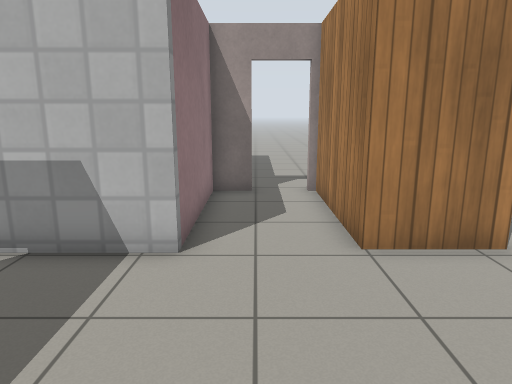
View 1 (above)

23 first-person views from a walk through a robot-simulator world made for Gazebo. The camera is 1.2 m above the floor, tilts 12° down and sees 70° across. The floor is counted in squares, 0.5 m on a side. Each view is taken from the middle of a square. On the plan, view 1 faces up. The plan holds only what a view shows up to about 20 squares ahead; the rest is blank. Simple patterns stand in for the simulator's built-in surfaces.

View 2
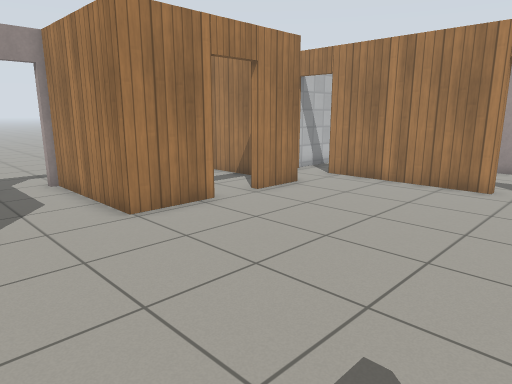

View 3
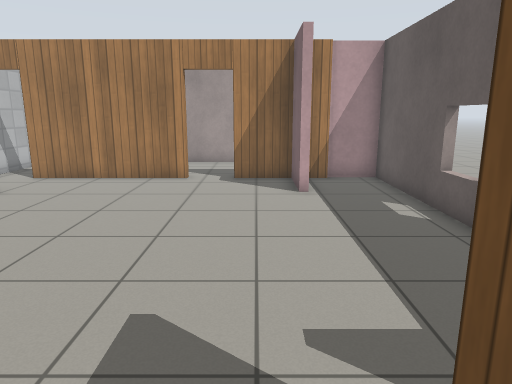

View 4
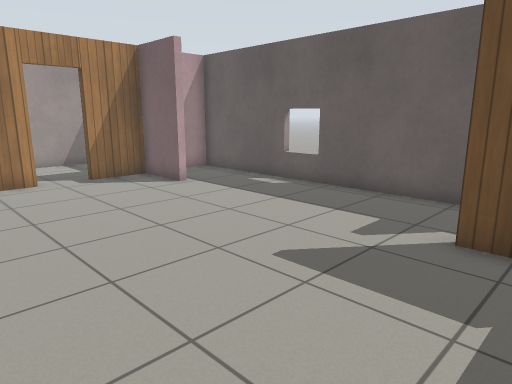

View 5
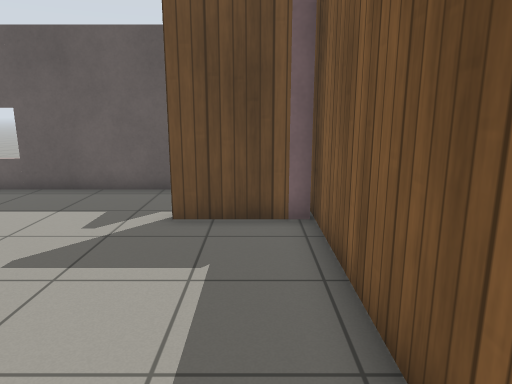

View 6
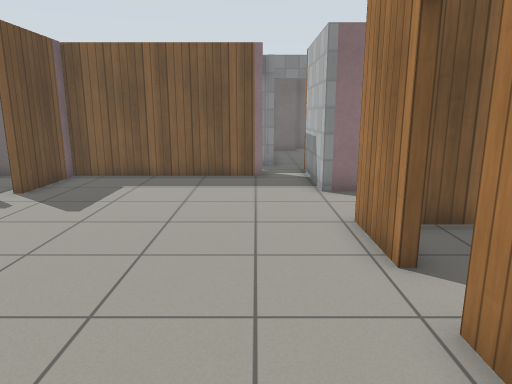

View 7
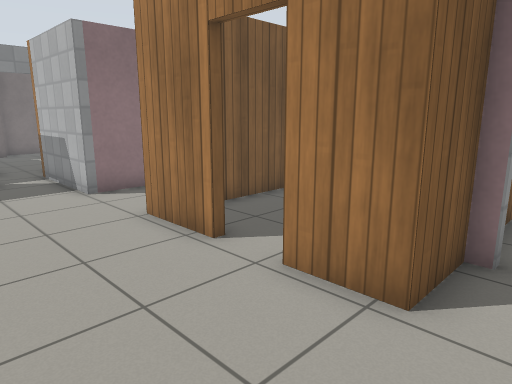

View 8
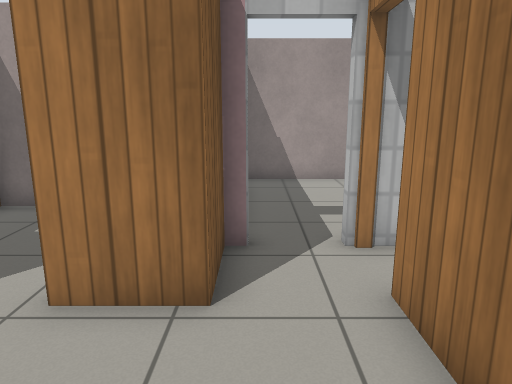

View 9
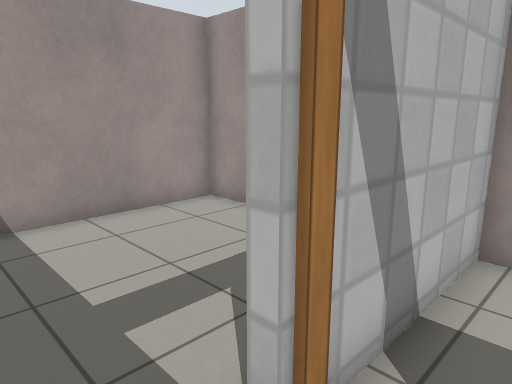

View 10
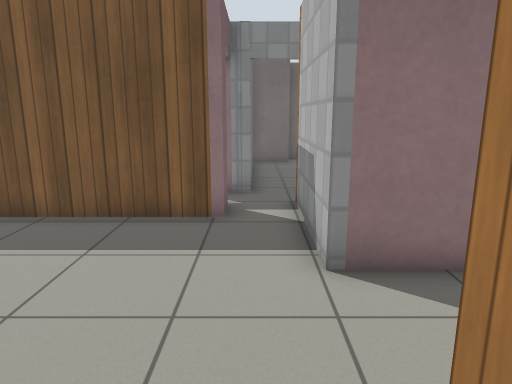

View 11
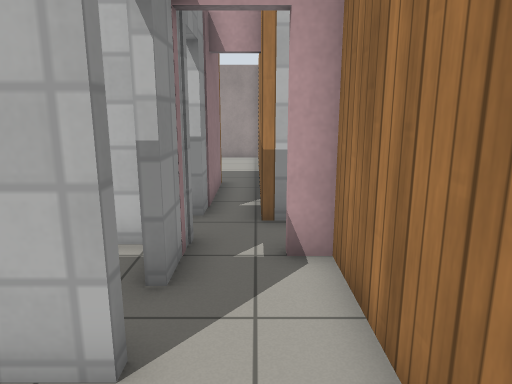

View 12
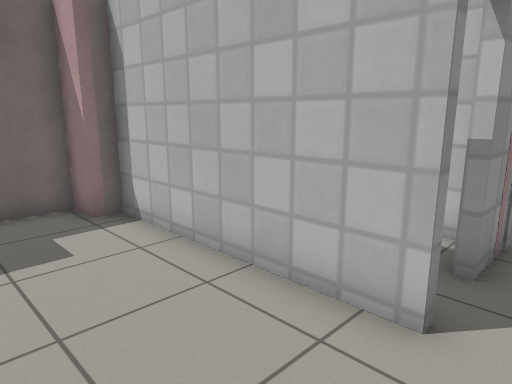

View 13
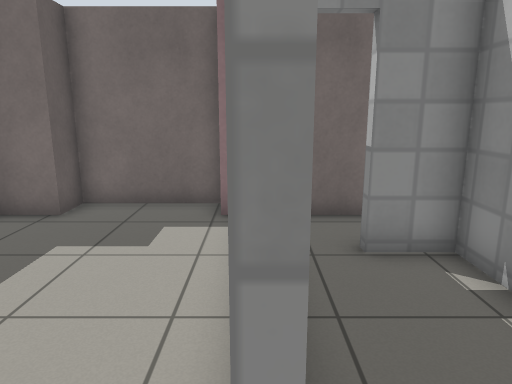

View 14
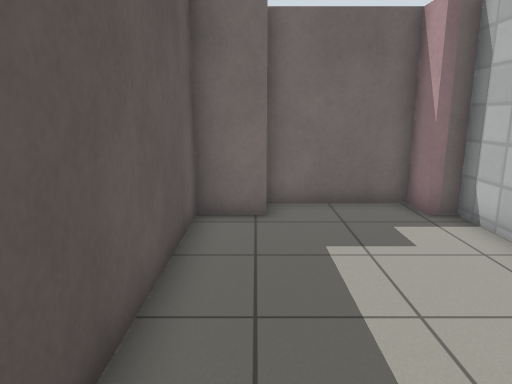

View 15
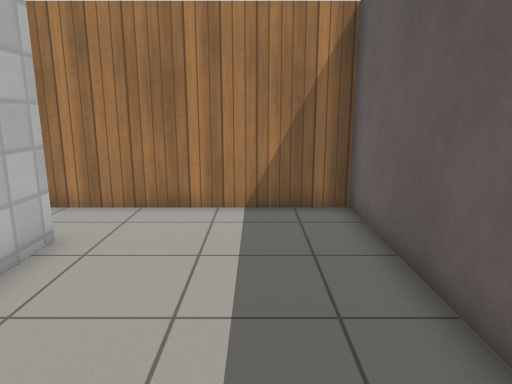

View 16
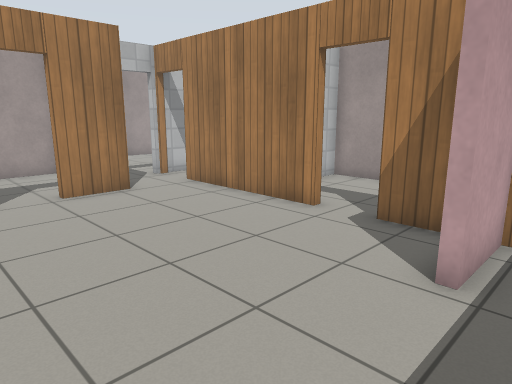

View 17
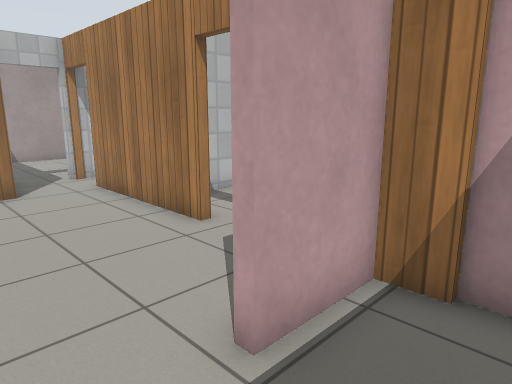

View 18
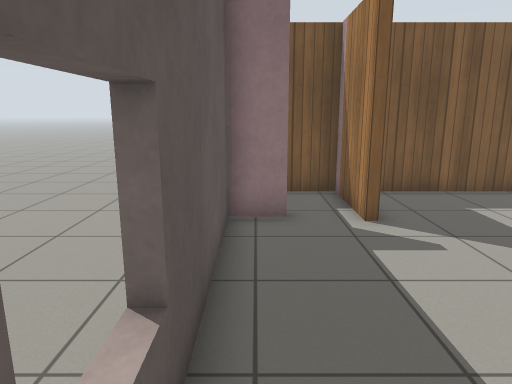

View 19
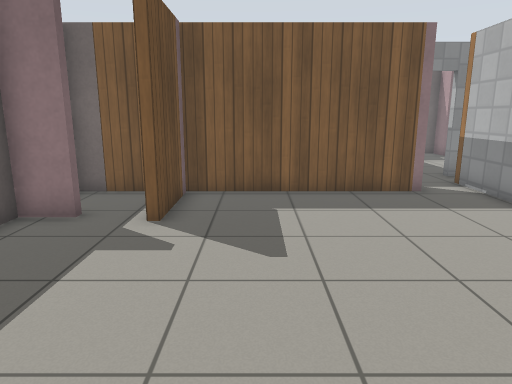

View 20
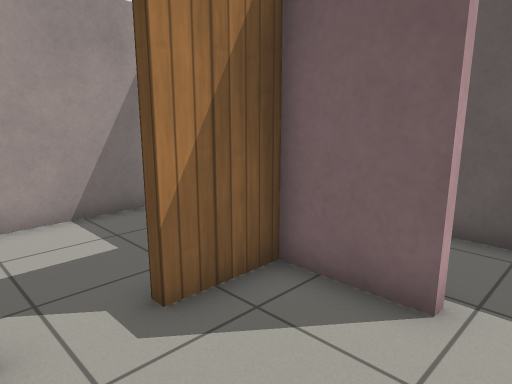

View 21
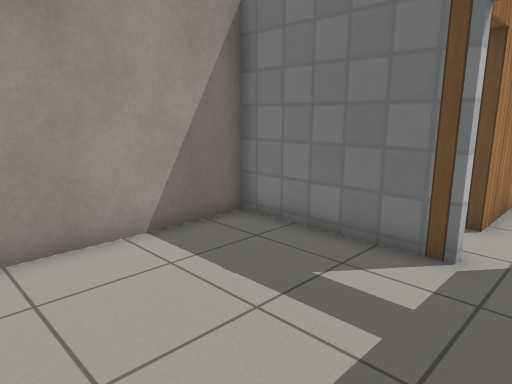

View 22
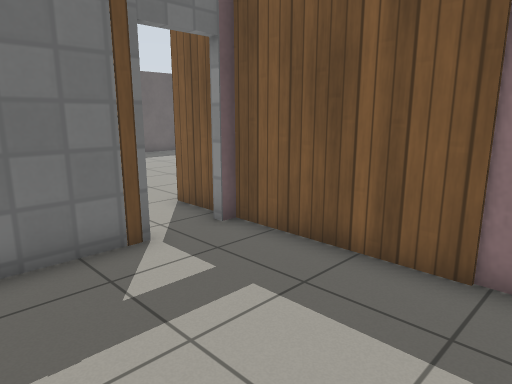

View 23
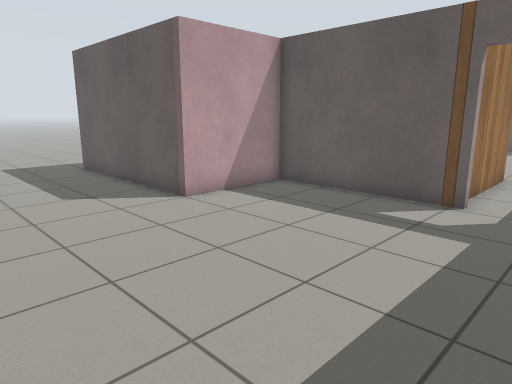

### Floor plan
Points are (right, up) in squares from view 1. A wall is a line through its corners. A room is listed if a view was taken in it or the views show most of it. See-through windows are left out.
Room 1 (views 1, 2, 3, 4, 5, 6, 7, 8, 9, 10, 16, 17, 18, 19, 20)
walls: (-1, -3.5) (-4.4, -3.5); (4.6, 6.3) (1.9, 6.3) (1.9, 11.5); (-1.8, -5.3) (-1.4, -5.3) (-1.4, -6.7) (11, -6.7) (11, -4.6); (10.8, 0.6) (10.8, 6.6); (-4.4, -3.2) (-1, -3.2); (10.8, -4.8) (10.8, -3.7) (8.3, -3.7) (8.3, -3.4) (10.8, -3.4) (10.8, -1.2); (-5.5, 4.3) (-4.4, 4.3) (-4.4, -6.6); (8.9, 8.8) (8.9, 8.4) (8.4, 8.4) (8.4, 6.3) (6.2, 6.3); (-0.1, 11.4) (-1.4, 11.4) (-1.4, 6.1) (-5.9, 6.1)
ways out: open door at (-7, 4.8) to room 2; open door at (9.5, 9) to room 3; open door at (0.5, 12) to room 4; open door at (11, -0.5) to room 5; open door at (5.5, 6.5); open door at (11, 7.5)
Room 2 (views 11, 12, 13, 14, 15)
walls: (-7.3, 0.9) (-14.6, 0.9) (-14.6, 0.2) (-15.8, 0.2) (-15.8, -3.7) (-14.6, -3.7) (-14.6, -5.4) (-4.7, -5.4) (-4.7, 3.9); (-7.3, 4.9) (-7.3, 2.8)
ways out: open door at (-7, 4.8) to room 1; open door at (-7.3, 1.7) to room 6
Room 3 (views 21, 22)
walls: (8.4, 14.3) (8.4, 8.8) (8.9, 8.8); (10.6, 8.8) (15.7, 8.8) (15.7, 15.6) (8.6, 15.6)
ways out: open door at (9.5, 9) to room 1
Room 4 (view 23)
walls: (1.6, 11.7) (8, 11.7) (8, 15.9) (16.1, 15.9)
ways out: open door at (0.5, 12) to room 1
Room 5 (no view inside)
walls: (15.7, -3.6) (15.7, 3.2) (13, 3.2)
ways out: open door at (11, -0.5) to room 1
Room 6 (no view inside)
walls: (-10.6, 4.5) (-12.1, 4.5) (-12.1, 2.8); (-8, 4.5) (-8.6, 4.5)
ways out: open door at (-7.3, 1.7) to room 2; open door at (-12, 2) to room 7
Room 7 (no view inside)
walls: (-14.6, 6.8) (-14.6, 2.3)
ways out: open door at (-12, 2) to room 6

Where each view was taken, in squares from view 1:
view 1: 0 up, 0 right, facing up
view 2: 2 down, 2 left, facing up-right
view 3: 2 down, 3 left, facing right
view 4: 4 up, 3 left, facing down-right
view 5: 5 up, 3 left, facing down
view 6: 4 up, 10 right, facing left
view 7: 2 up, 10 right, facing up-left
view 8: 2 up, 9 right, facing up
view 9: 7 up, 9 right, facing up-right
view 10: 5 up, 4 right, facing left
view 11: 2 down, 6 left, facing up
view 12: 3 down, 6 left, facing up-left
view 13: 1 up, 6 left, facing left
view 14: 4 down, 6 left, facing left
view 15: 3 down, 14 left, facing right
view 16: 5 down, 3 right, facing up-right
view 17: 6 down, 6 right, facing up-right
view 18: 6 down, 7 right, facing left
view 19: 1 down, 7 right, facing left
view 20: 1 up, 7 right, facing down-right
view 21: 15 up, 9 right, facing down-right
view 22: 15 up, 14 right, facing down-left
view 23: 22 up, 1 left, facing down-right
